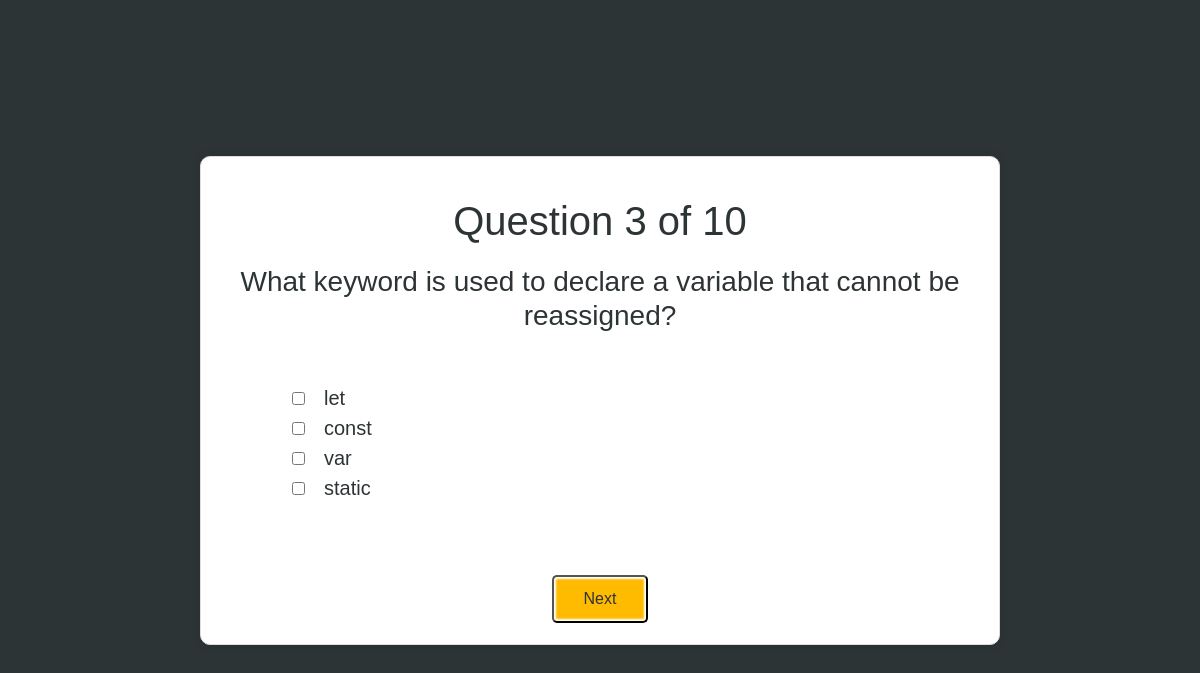
The page /quiz_view/5/3/ on the database its author committed.
### quiz/models.py (models this page shows, shortened)
class Question(models.Model):
    quiz = models.ForeignKey(Quiz, on_delete=models.CASCADE)
    text = models.CharField(max_length=200)

class Choice(models.Model):
    question = models.ForeignKey(Question, on_delete=models.CASCADE)
    text = models.CharField(max_length=100)
    is_correct = models.BooleanField(default=False)

### quiz/views.py (the view, shortened to what this page needs)
# urls.py: path('quiz_view/<int:quiz_id>/<int:question_number>/', qz.quiz_view, name='quiz_view'),
def quiz_view(request, quiz_id, question_number=1):
    quiz = Quiz.objects.get(id=quiz_id)
    questions = Question.objects.filter(quiz=quiz)
    current_question = questions[question_number - 1]
    context = {
        'quiz': quiz,
        'question': current_question,
        'question_number': question_number,
        'total_questions': len(questions)
    }
    return render(request, 'quiz_view.html', context)

### templates/quiz_view.html (shortened to what this page needs)
{% extends "base2.html" %}
{% block base %}
<!DOCTYPE html>
<html lang="en">
<head>
    <link rel="stylesheet" href="https://maxcdn.bootstrapcdn.com/font-awesome/4.7.0/css/font-awesome.min.css">
    <link rel="stylesheet" href="/static/bootstrap-css/bootstrap.css">
    <link rel="stylesheet" href="/static/css/styleWelcome.css">
    <link rel="stylesheet" href="/static/css/quiz.css">
</head>
<body>
   <div class="quiz-content">
        <div class="quiz-main-heading">
            <h1>Question {{ question_number }} of {{ total_questions }}</h1>
        </div>
        <form action="{% url 'quiz_view' quiz.id question_number %}" method="post">
            <div class="quiz-main-heading">
                <h3>{{ question.text }}</h3>
            </div>
            <div class="quiz-options" >
                <ul>
                    {% for choice in question.choice_set.all %}
                        <input type="checkbox" id="choice_{{ choice.id }}" name="choice" value="{{ choice.id }}">{{ choice.text }}<br>
                    {% endfor %}
                </ul>
            </div>
            <div class="btn-container" >
                <button id="btnH1" type="submit">Next</button>
            </div>
        </form>
    </div>
</body>
</html>
{% endblock base %}

### static/css/styleWelcome.css (style rules this page uses)
* { margin: 0; padding: 0; }
html { scroll-behavior: smooth; }

### static/css/quiz.css (style rules this page uses)
* { box-sizing: border-box; margin: 0; padding: 0; }
body { font-family: Arial, sans-serif; background-color: #2d3436; color: #fff; }
.quiz-content { max-width: 800px; margin: 40px auto; padding: 20px; background-color: #fff; border: 1px solid #ddd; border-radius: 10px; box-shadow: 0 0 10px rgba(0, 0, 0, 0.1); }
.quiz-main-heading { margin-bottom: 20px; }
.quiz-main-heading h1,.quiz-main-heading h3 { color: #2d3436; text-align: center; margin-bottom: 10px; }
.quiz-options { margin-top: 20px; color:#2d3436; padding:11px ; }
.quiz-options ul { list-style: none; margin-left: 60px; margin-top: 20px; margin-bottom: 10px; font-size: 20px; }
.quiz-options input[type="checkbox"] { margin-right: 19px; padding: 20px; }
.btn-container { text-align: center; margin-top: 50px; }
#btnH1 { background-color: #ffbb00; color: #2d3436; padding: 10px 30px; font-size: 16px; cursor: pointer; display: inline-block; text-align: center; margin: 1px; box-shadow: inset 0 0 2px 2px white; border-radius: 5px; }

### rows shown on the page
Question: text "What keyword is used to declare a variable that cannot be reassigned?"
Choice: text "let"
Choice: text "const"
Choice: text "var"
Choice: text "static"

### other values the page prints
{{ question_number }} "3"
{{ total_questions }} "10"
